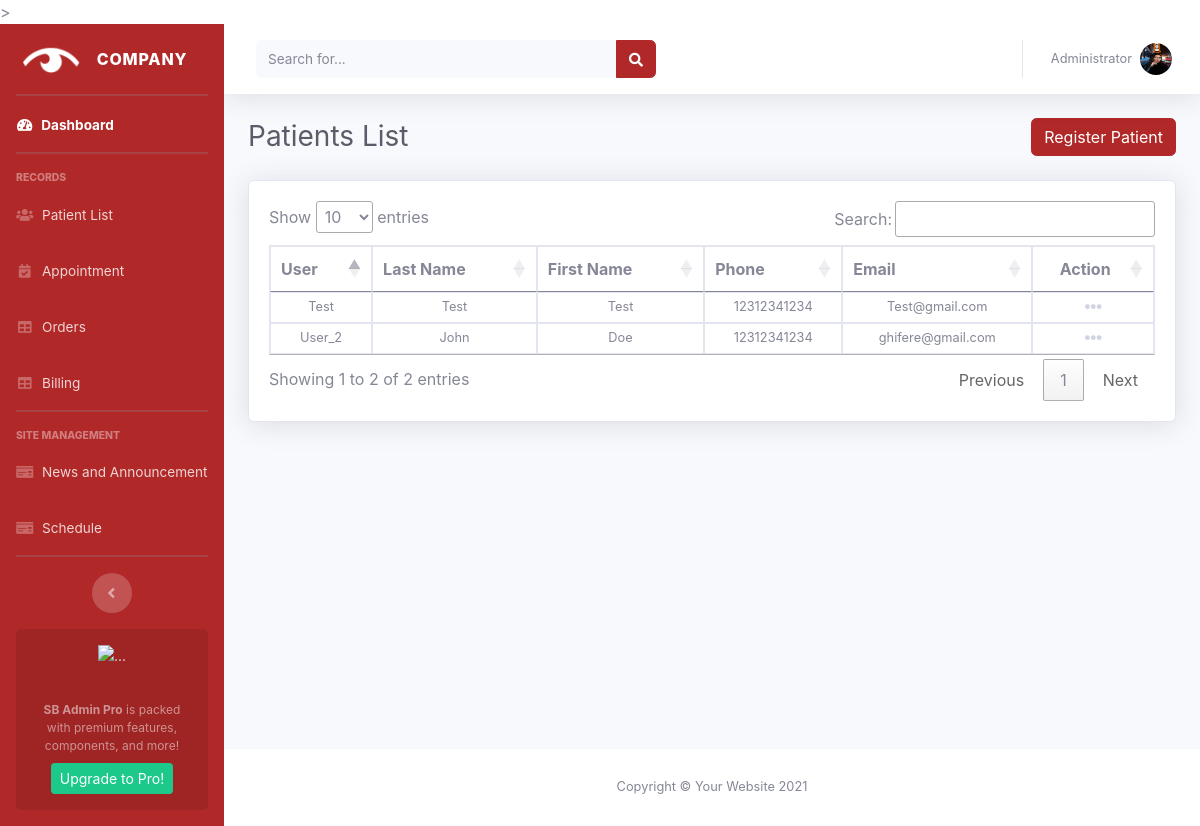
Screenshot of /patient_list/ (signed in) with the database file from the repository.
### accounts/models.py (models this page shows, shortened)
class Account(models.Model):
    user = models.OneToOneField(
        User, null=True, blank=True, on_delete=models.CASCADE)
    first_name = models.CharField(max_length=200, null=True, blank=True)
    middle_name = models.CharField(max_length=200, null=True, blank=True)
    last_name = models.CharField(max_length=200, null=True, blank=True)
    occupation = models.CharField(max_length=200, null=True, blank=True)
    phone = models.CharField(max_length=200, null=True, blank=True)
    email = models.CharField(max_length=200, null=True, blank=True)
    profile_pic = models.ImageField(
        default="pexels-misael-garcia-1707828.jpg", null=True, blank=True)
    birthday = models.DateField(null=True, blank=True)
    gender = models.CharField(max_length=200, null=True, blank=True)
    street = models.CharField(max_length=200, null=True, blank=True)
    barangay = models.CharField(max_length=200, null=True, blank=True)
    city = models.CharField(max_length=200, null=True, blank=True)
    zip = models.CharField(max_length=200, null=True, blank=True)

### accounts/decorators.py (the view)
        def wrapper_func(request, *args, **kwargs):
            group = None
            if request.user.groups.exists():
                group = request.user.groups.all()[0].name
            if group in allowed_roles:
                return view_func(request, *args, **kwargs)
            else:
                return HttpResponse('You are not authorized to view this page!')

### accounts/views.py (called while the page is built)
@login_required(login_url='login')
@allowed_users(allowed_roles=['admin'])
def patient_list(request):
    patients = Account.objects.all()
    context = {'patients': patients}
    return render(request, 'admin/pages/patient_list.html', context)

### accounts/templates/admin/pages/patient_list.html (shortened to what this page needs)
{% extends 'admin/admin.html' %} {% block title %}Patients{% endblock %}
{% block content %}
<div class="d-sm-flex align-items-center justify-content-between mb-4">
    <h1 class="h3 mb-0 text-gray-800">Patients List</h1>
    <a class="btn btn-primary" href="{% url 'register' %}" type="button">Register Patient</a>
</div>
<link rel="stylesheet" type="text/css" href="https://cdn.datatables.net/1.12.1/css/jquery.dataTables.css">
<div class="card shadow mb-4 border">
    <div class="card-body">
        <div class="table-responsive">
            <table class="table table-bordered text-center align-middle" id="dataTable">
                <thead>
                    <tr>
                        <th>User</th>
                        <th>Last Name</th>
                        <th>First Name</th>
                        <th>Phone</th>
                        <th>Email</th>
                        <th class="text-center">Action</th>
                    </tr>
                </thead>
                <tbody>
                    {% for patient in patients%}
                    <tr class="small text-center lh-1">
                        <td>{{patient.user}}</td>
                        <td>{{patient.user.account.first_name}}</td>
                        <td>{{patient.user.account.last_name}}</td>
                        <td>{{patient.user.account.phone}}</td>
                        <td>{{patient.user.email}}</td>
                        <td class="text-center">
                            <div class="dropdown no-arrow">
                                <a class="dropdown-toggle" href="#" role="button" id="dropdownMenuLink-{{order.id}}"
                                    data-toggle="dropdown" aria-haspopup="true" aria-expanded="false">
                                    <i class="fas fa-ellipsis-h fa-lg fa-fw text-gray-400"></i>
                                </a>
                            </div>
                        </td>
                    </tr>
                    {% endfor %}
                </tbody>
            </table>
        </div>
    </div>
</div>
{% endblock %}

### static/css/admin_2.css (style rules this page uses)
.btn-primary { color: #fff; background-color:#b12828; border-color: #b12828; }

### static/css/evo-calendar.min.4.css (style rules this page uses)
*,::after,::before { -webkit-box-sizing:border-box;box-sizing:border-box; }
html,body { padding:0;margin:0 }

### accounts/templates/admin/admin.html (style rules this page uses)
html { scroll-behavior: smooth; }

### rows the page displays
Account: user "User_2", user.account.first_name "John", user.account.last_name "Doe", user.account.phone "12312341234", user.email "ghifere@gmail.com"
Account: user "Test", user.account.first_name "Test", user.account.last_name "Test", user.account.phone "12312341234", user.email "Test@gmail.com"
